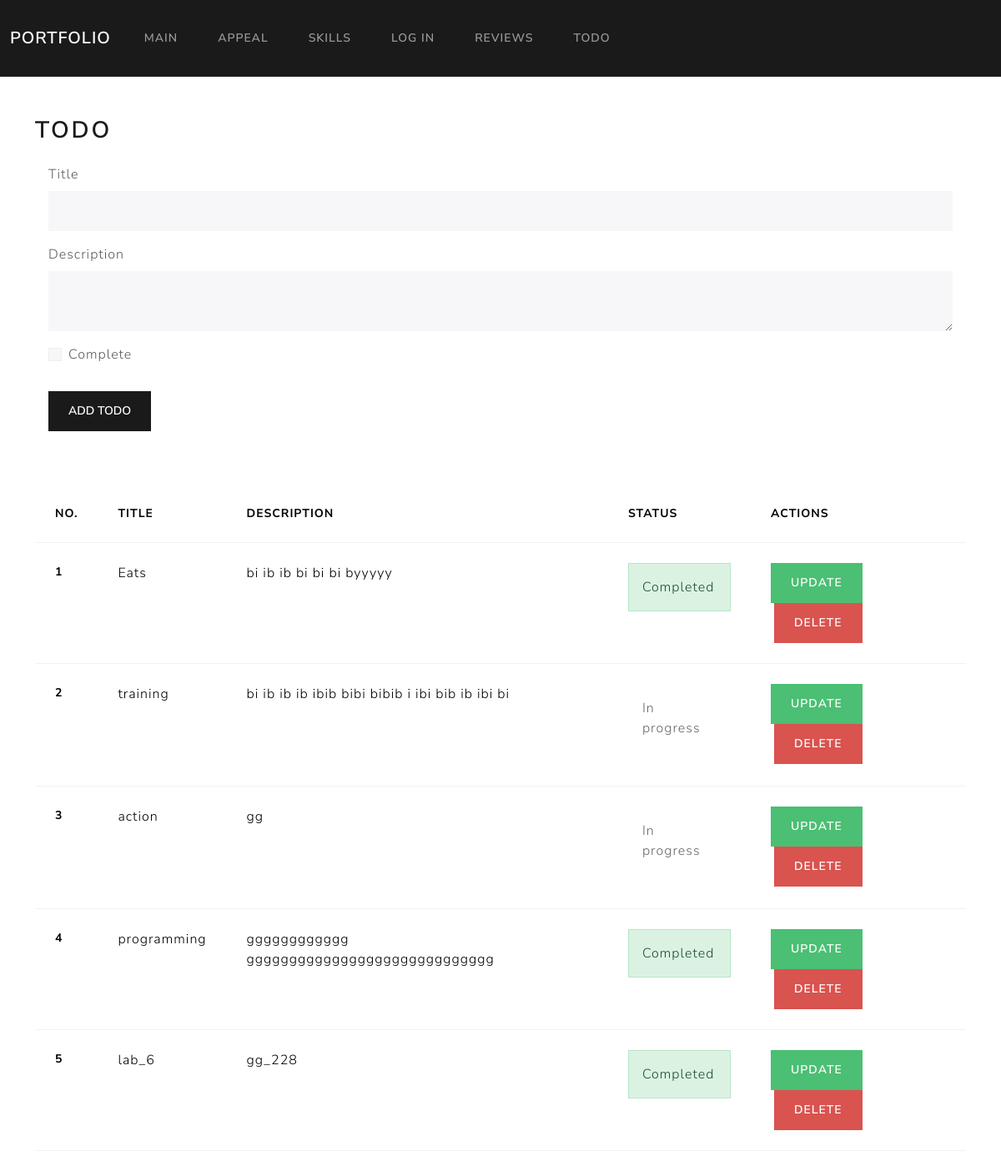
Screenshot of /todo with the database file from the repository.
### app/models.py (models this page shows, shortened)
class Todo(db.Model):
    id = db.Column(db.Integer, primary_key=True)
    title = db.Column(db.String(100))
    description = db.Column(db.String(255))  # Нове поле "description"
    complete = db.Column(db.Boolean)

### app/views.py (the view)
@app.route('/todo', methods=['GET'])
def todo():
    form = TodoForm()
    todo_list = Todo.query.all()
    return render_template("todo.html", todo_list=todo_list, form=form)

### app/forms.py
class TodoForm(FlaskForm):
    title = StringField('Title', validators=[DataRequired()])
    description = TextAreaField('Description')
    complete = BooleanField('Complete')
    submit = SubmitField('Add Todo')

### app/views.py (called while the page is built)
@app.context_processor
def inject_global_data():
    global_data = {
        'u_agent': request.headers.get('User-Agent'),
        'OS': platform.system(),
        'time': datetime.now()
    }
    return global_data

### app/templates/todo.html (shortened to what this page needs)
{% extends "base.html" %}
{% block content %}
<div class="container mt-5">
     <h2>Todo</h2>
        <div class="row g-0">
            <div class="col">
                <div class="p-3">
                    <form method="POST" action="{{ url_for('add_todo') }}">
              <div class="mb-3">
                  <div class="form-group">
                      {{ form.title.label(class="form-label") }}
                      {{ form.title(class="form-control") }}
                  </div>
              </div>
              <div class="mb-3">
                    <div class="form-group">
                        {{ form.description.label(class="form-label") }}
                        {{ form.description(class="form-control") }}
                    </div>
              </div>
                        <div class="mb-3">
                        <div class="form-check">
                            {{ form.complete(class="form-check-input") }}
                            {{ form.complete.label(class="form-check-label") }}
                        </div>
                        </div>
                    <div class="form-group">
                        {{ form.submit(class="btn btn-primary mt-3 mb-5") }}
                    </div>
                    </form>
                </div>
            </div>
        </div>
<table class="table mb-4">
  <thead>
    <tr>
      <th scope="col">No.</th>
      <th scope="col">Title</th>
      <th scope="col">Description</th>
      <th scope="col">Status</th>
      <th scope="col">Actions</th>
    </tr>
  </thead>
  <tbody>
    {% for todo in todo_list %}
    <tr>
      <th scope="row">{{ todo.id }}</th>
      <td>{{ todo.title }}</td>
      <td>{{ todo.description }}</td>
      <td>
        {% if todo.complete == False %}
        <div class="alert alert-secondary" role="alert">In progress</div>
        {% else %}
        <div class="alert alert-success" role="alert">Completed</div>
        {% endif %}
      </td>
      <td>
        <a class="btn btn-success" href="{{ url_for('update', todo_id=todo.id) }}">Update</a>
        <a class="btn btn-danger ms-1" href="{{ url_for('delete', todo_id=todo.id) }}">Delete</a>
      </td>
    </tr>
    {% endfor %}
  </tbody>
</table>
</div>
{% endblock %}

### app/templates/base.html (shortened to what this page needs)
<!DOCTYPE html>
<html lang="en">
<head>
    <link rel="stylesheet" href="{{ url_for('static', filename='css/bootstrap.min.css') }}">
    <link rel="stylesheet" href="{{ url_for('static', filename='css/style.css') }}">
</head>
<body>
{% include "nav.html" %}
{% block content %}{% endblock %}
</body>
</html>

### app/templates/nav.html (shortened to what this page needs)
{% set menu = {"Main": url_for("main"),
          "appeal": url_for("form"), "Skills": url_for("skill"), "Log in": url_for("login"),
          "Reviews": url_for("reviews"), "Todo": url_for("todo") }  %}
<nav class="navbar navbar-expand-lg bg-primary" data-bs-theme="dark">
  <div class="container-fluid">
    <a class="navbar-brand" href="/app/static">Portfolio</a>
    <div class="collapse navbar-collapse" id="navbarColor01">
      <ul class="navbar-nav me-auto">
        {%for name, url  in menu.items() %}
        <li class="nav-item">
          <a class="nav-link" href={{url}}>  {{name | upper }}   </a>
        </li>
        {% endfor %}
      </ul>
    </div>
  </div>
</nav>

### rows the page displays
Todo: id "1", title "Eats", description "bi ib ib bi bi bi byyyyy", complete "Completed"
Todo: id "2", title "training", description "bi ib ib ib ibib bibi bibib i ibi bib ib ibi bi", complete "In progress"
Todo: id "3", title "action", description "gg", complete "In progress"
Todo: id "4", title "programming", description "gggggggggggg ggggggggggggggggggggggggggggg", complete "Completed"
Todo: id "5", title "lab_6", description "gg_228", complete "Completed"

### other values shown
{{ name | upper }} "MAIN" "APPEAL" "SKILLS" "LOG IN" "REVIEWS" "TODO"
